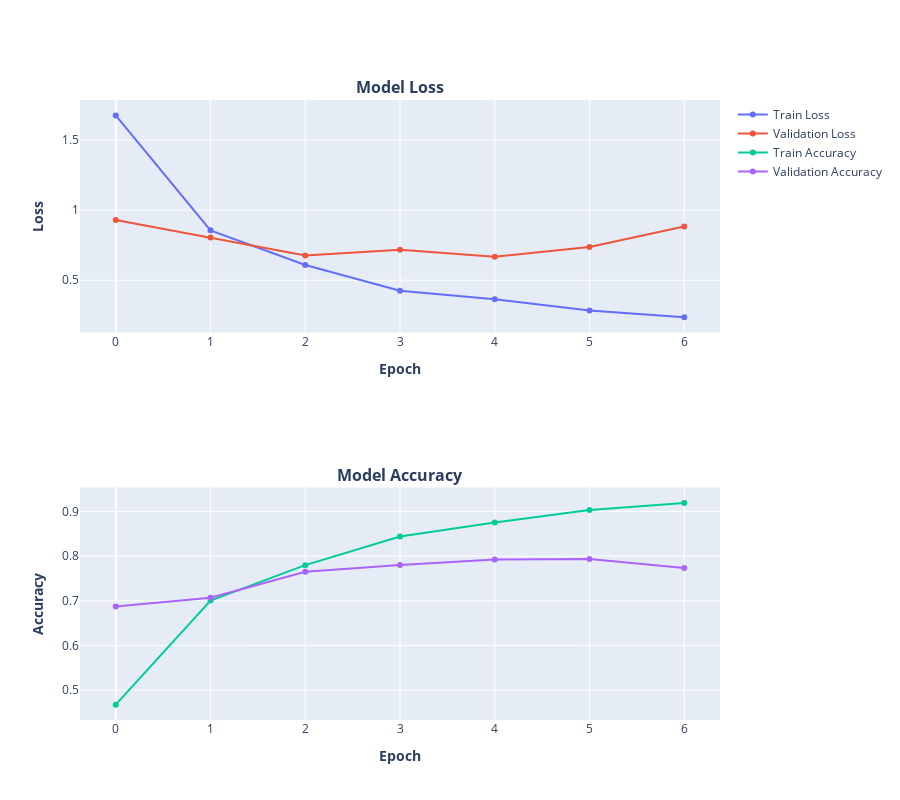

The notebook cell this image was saved under:
### Markdown cell above
### **Métricas de precisão e perda do modelo:**
  > As métricas de precisão e perda é crucial para avaliar o desempenho de
  um modelo de aprendizado:

  * Precisão: Indica a porcentagem de previsões corretas do total de previsões
  feitas. Uma alta precisão significa que o modelo é eficaz em identificar a classe correta.

  * Perda: Reflete o quão bem o modelo está otimizado durante o treinamento. Uma baixa perda indica que o modelo está fazendo previsões próximas aos valores reais.

  Juntas, essas métricas ajudam a entender não só a eficácia do modelo em termos de resultados corretos, mas também quão confiáveis são essas previsões, permitindo ajustes para melhorar a qualidade do modelo.

### Code cell
plot_loss_and_accuracy(model_history)

### Figure 1 — Plotly figure (JSON) as saved in the notebook; plotly's stock layout.template omitted (floating-point values rounded to 4 significant figures)
{"data": [{"name": "Train Loss", "type": "scatter", "x": [0, 1, 2, 3, 4, 5, 6], "xaxis": "x", "y": [1.677, 0.8561, 0.609, 0.4255, 0.3635, 0.2847, 0.2367], "yaxis": "y"}, {"name": "Validation Loss", "type": "scatter", "x": [0, 1, 2, 3, 4, 5, 6], "xaxis": "x", "y": [0.9305, 0.8045, 0.6766, 0.7179, 0.668, 0.7373, 0.8841], "yaxis": "y"}, {"name": "Train Accuracy", "type": "scatter", "x": [0, 1, 2, 3, 4, 5, 6], "xaxis": "x2", "y": [0.4675, 0.7005, 0.7798, 0.8441, 0.8755, 0.9034, 0.9193], "yaxis": "y2"}, {"name": "Validation Accuracy", "type": "scatter", "x": [0, 1, 2, 3, 4, 5, 6], "xaxis": "x2", "y": [0.6875, 0.7067, 0.765, 0.78, 0.7925, 0.7933, 0.7733], "yaxis": "y2"}], "layout": {"annotations": [{"font": {"size": 16}, "showarrow": false, "text": "<b>Model Loss", "x": 0.5, "xanchor": "center", "xref": "paper", "y": 1, "yanchor": "bottom", "yref": "paper"}, {"font": {"size": 16}, "showarrow": false, "text": "<b>Model Accuracy", "x": 0.5, "xanchor": "center", "xref": "paper", "y": 0.375, "yanchor": "bottom", "yref": "paper"}], "height": 800, "xaxis": {"anchor": "y", "domain": [0, 1], "title": {"text": "<b>Epoch"}}, "xaxis2": {"anchor": "y2", "domain": [0, 1], "title": {"text": "<b>Epoch"}}, "yaxis": {"anchor": "x", "domain": [0.625, 1], "title": {"text": "<b>Loss"}}, "yaxis2": {"anchor": "x2", "domain": [0, 0.375], "title": {"text": "<b>Accuracy"}}}}
